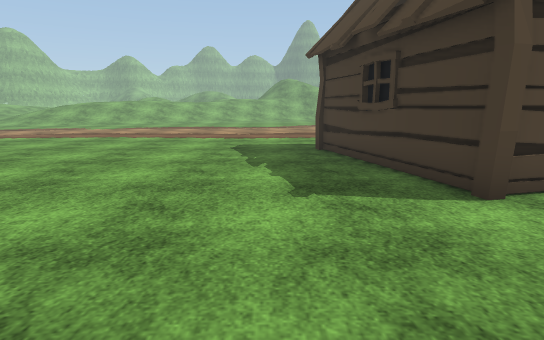
View 1 (above)

24 first-person views from a walk through a Unity game level. The camera is 1.2 m above the floor, tilts 10° down and sees 75° across. The floor is counted in squares, 1 m on a side. Each view is taken from the middle of a square. On the plan, view 1 faces up. The plan holds only what a view shows up to about 14 squares ahead; the rest is blank. The place goes on beyond the plan. The player character is not drawn. Some surface patterns are stand-ins.

View 2
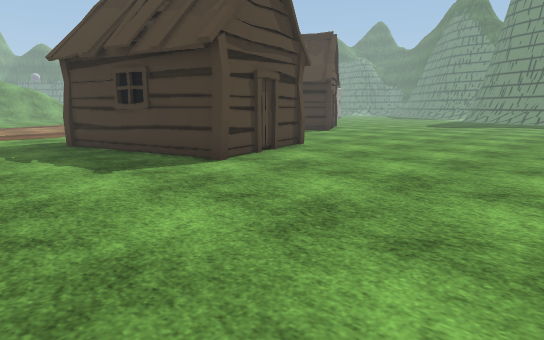

View 3
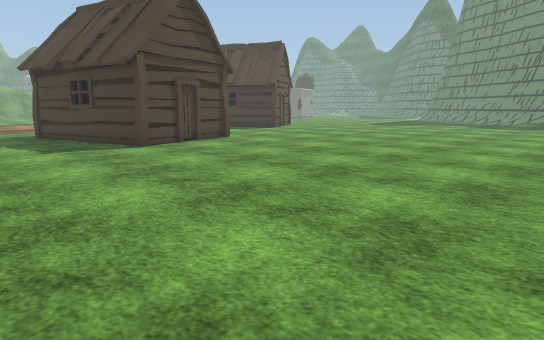

View 4
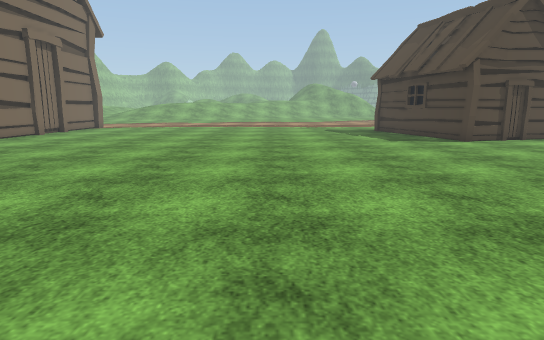

View 5
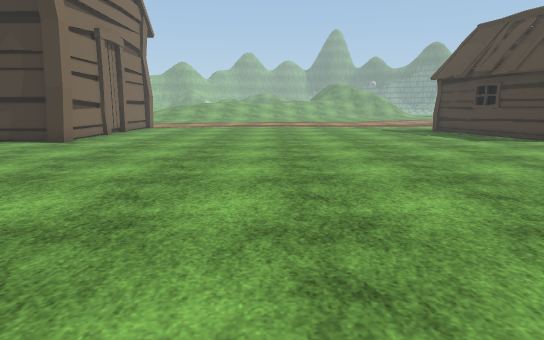

View 6
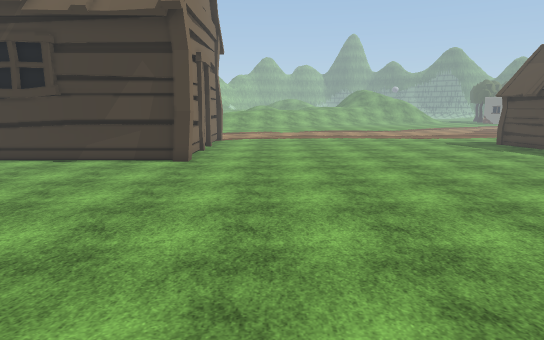

View 7
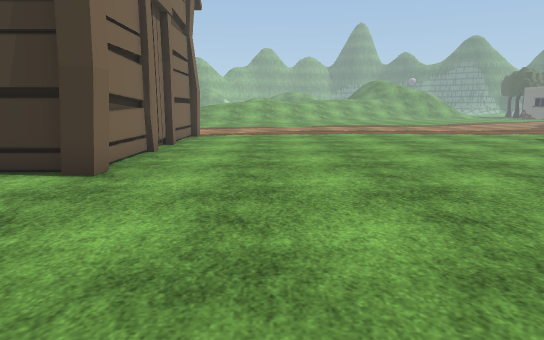

View 8
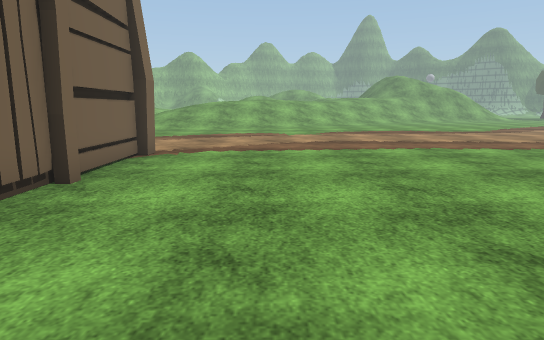

View 9
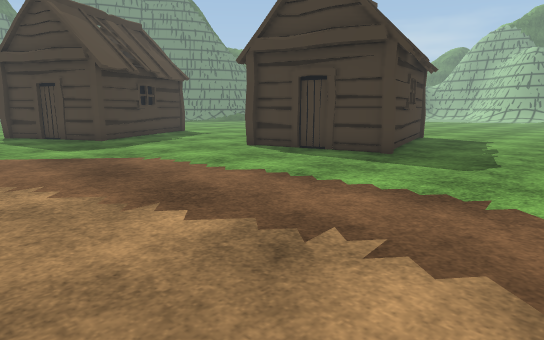

View 10
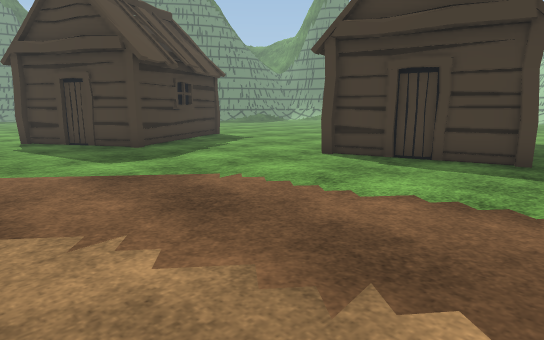

View 11
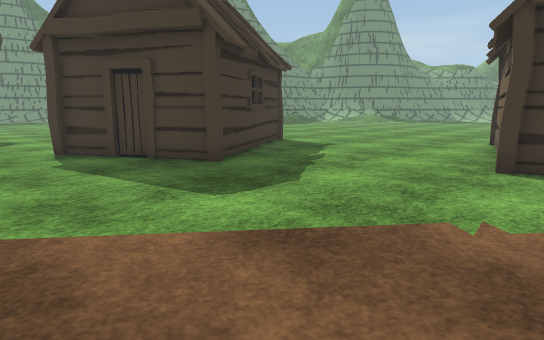

View 12
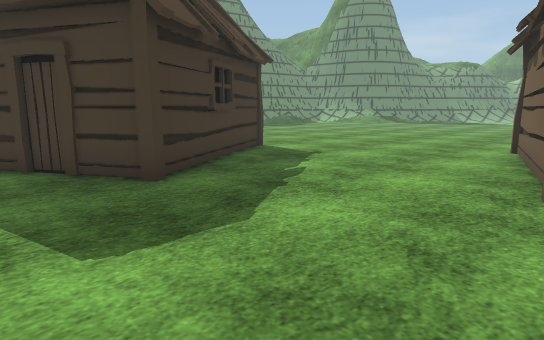

View 13
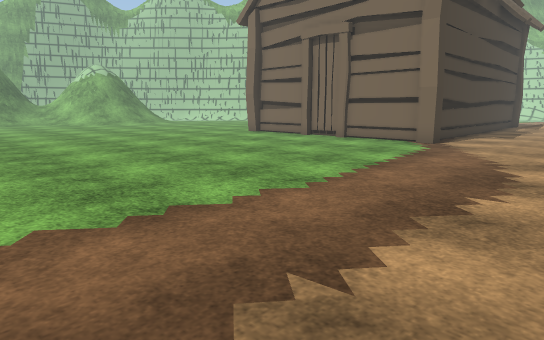

View 14
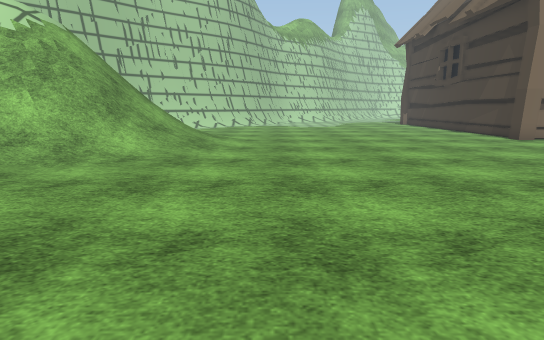

View 15
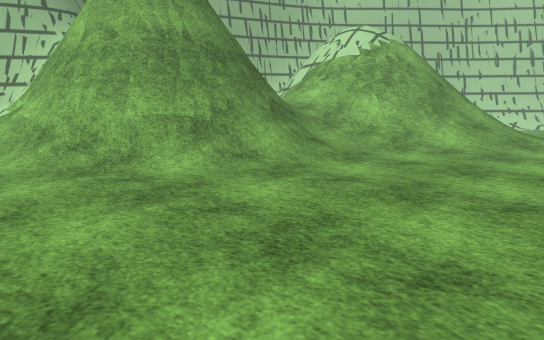

View 16
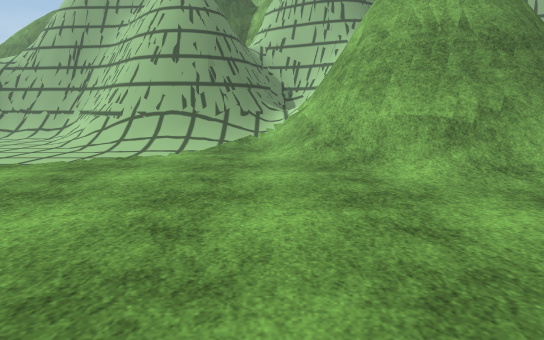

View 17
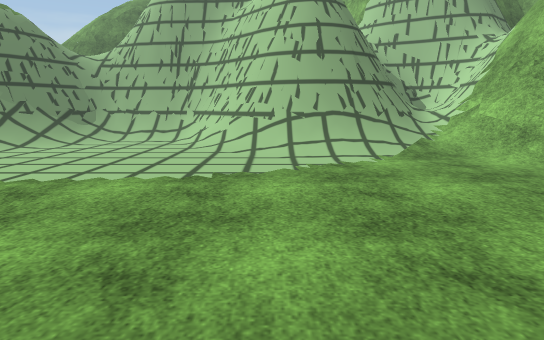

View 18
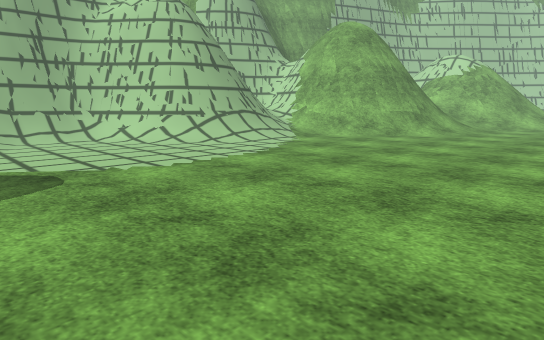

View 19
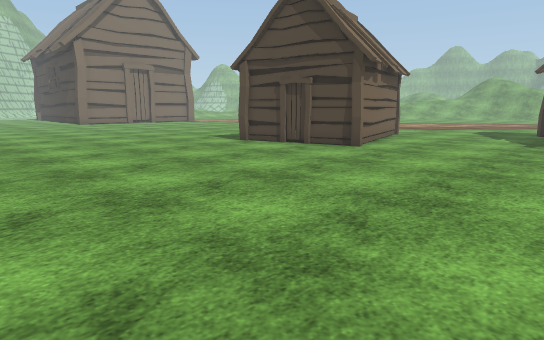

View 20
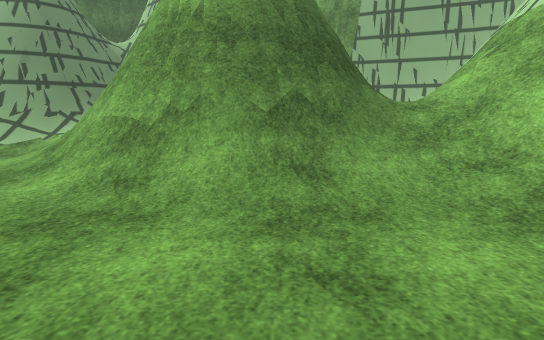

View 21
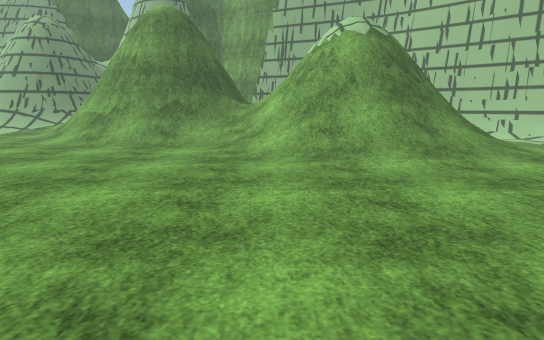

View 22
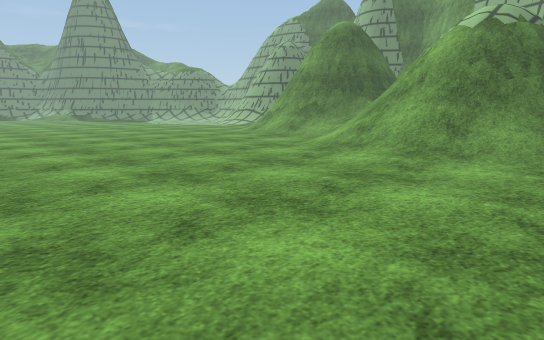

View 23
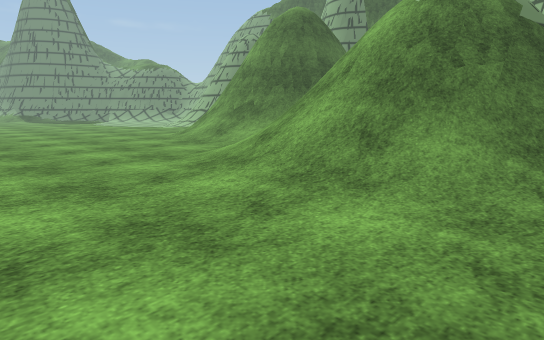

View 24
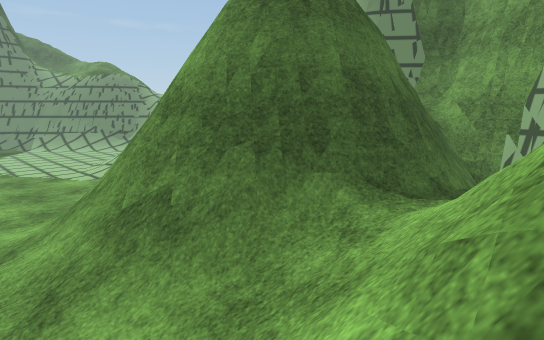

### Floor plan
Key: @ floor where view 1 was taken; # wall or solid block; . floor; / step, stairs or slope; = window, fence, low wall or low ledge; v drop or lower ground; H hut; O other object.
Columns run from 17 left of view 1 to 13 right of it. Each row starts with its distance up from view 1.
 19               . ...... ...
 18   .............................
 17   .............................
 16 ..............................H
 15 ............................HHH
 14 ...........................HH
 13 ###.........................HH
 12   #..........................H
 11   #.................HHHH.....HH
 10   #...............HH   H......H
  9   #................H   H......H
  8   #................H   H.......
  7   #................H    H......
  6   #.................H  HH......
  5  ###................HHH.......
  4 ####..........................
  3 ..............................
  2 ...............................
  1 ...............................
  0 .................@.............
 -1 ...............................
 -2 ...............................
 -3 ...............................
 -4  ..............................
 -5 ............................. .
 -6 ..............................
 -7 ...///.........................
 -8 .///////.......................
 -9 /////////......................
-10 /////////.....................
-11  ===//=////////...............
-12  ##///=#////////..............
-13   v///##//####=O/.............
-14   v/  ==/=######O.............
-15       =//##   ##=/.///........
-16       = =##    #=///////....../
-17       = =#     #=/#====O/....//
-18         =#     #=/=#####O/...//
-19    ##=/ =#     #####  ###/////=
-20     #####=             ##=# O##
-21                         ####= #
-22                           ###

Where each view was taken, in squares from view 1:
view 1: 0 up, 0 right, facing up
view 2: 2 down, 2 left, facing up-right
view 3: 6 down, 2 left, facing up-right
view 4: 8 down, 4 left, facing up
view 5: 8 down, 7 left, facing up
view 6: 9 down, 11 left, facing up
view 7: 2 down, 11 left, facing up
view 8: 4 up, 11 left, facing up
view 9: 19 up, 3 left, facing down-right
view 10: 19 up, 0 right, facing down-right
view 11: 19 up, 4 right, facing down-right
view 12: 17 up, 5 right, facing down-right
view 13: 18 up, 2 left, facing down-left
view 14: 5 down, 1 left, facing left
view 15: 5 down, 1 right, facing down-left
view 16: 5 down, 0 right, facing down
view 17: 6 down, 5 right, facing down
view 18: 5 down, 13 right, facing down-left
view 19: 4 down, 13 right, facing up-left
view 20: 6 down, 6 left, facing down
view 21: 1 up, 10 left, facing down
view 22: 1 up, 17 left, facing down-right
view 23: 3 down, 17 left, facing down-right
view 24: 10 down, 11 left, facing down-right
